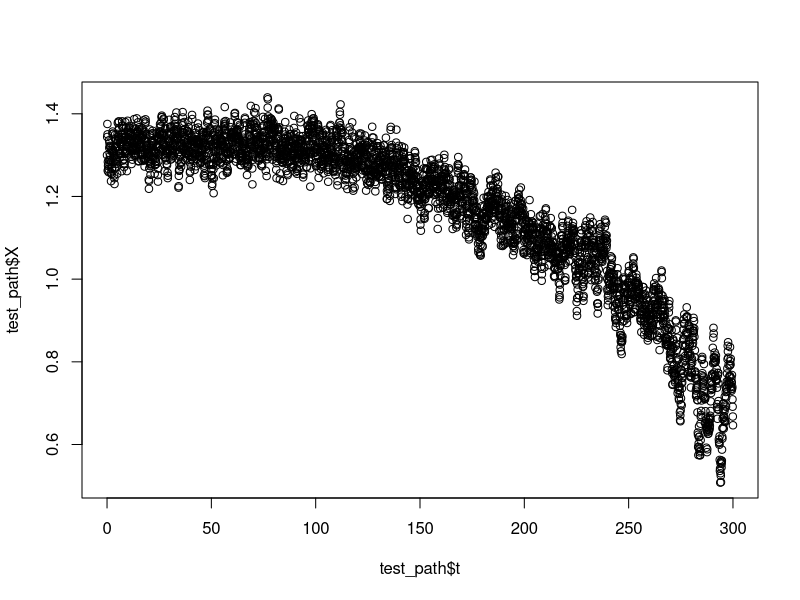

The R script that drew this image: (Note: this script raises an error after producing the figure.)
## ---- chunk 1
beta_4 <- 1
beta_2 <- 1
lambda_0 <- 1
lambda_c <- -0.4
t <- seq(0, 300, by = 1/12)
t_0 <- 100
tau <- 200
t_end <- t_0 + tau
h <- c(rep(0, 1200), seq(from = 0, to = 1, length.out = 2401))
lambda_t <- (1-h)*lambda_0 + h*lambda_c
x_0 <- 1.3
dt <- 1/12
nloop <- 20
sigma <- 0.5
## ---- chunk 2
make_path <- function(x_0 = 1.3, betas = c(1,1), t_0 = 100, t_end = 300, lambda_0 = 1, lambda_c = -0.4, dt = 1/12, nloop = 2, sigma = 0.1){
  #browser()
  delta_t <- dt/nloop
  n_0 <- t_0/dt*nloop
  n_r <- (t_end-t_0)/dt*nloop
  n_total <- n_0 + n_r + 1
  t <- seq(from = 0, to = t_end, length.out = n_total)
  h <- c(rep(0, n_0), seq(from = 0, to = 1, length.out = n_r))
  lambda_t <- (1-h)*lambda_0 + h*lambda_c
  beta_4 <- betas[1]
  beta_2 <- betas[2]
  drift <- function(x, lambda){
    out <- -(beta_4*x^3) + beta_2*x + lambda
    out
  }
  X <- numeric(length = n_total)
  X[1] <- x_0
  dW <- rnorm(n = n_total, mean = 0, sd = 1)
  for (i in (2:n_total)){
    X[i] <- X[i-1] + drift(X[i-1],lambda_t[i-1])*delta_t + dW[i-1]*sigma*sqrt(delta_t)
  }
  out <- data.frame(t, X)
  out <- out[1 + nloop*(0:floor(n_total/nloop)),]
  out
}
test_path <- make_path()
plot(y = test_path$X, x = test_path$t)
## ---- chunk 3
#Define parameters below
#
#
#
t_obs <- 200
nsim <- 5
sim_length <- t_end/dt + 1
sim_data <- matrix(nrow = sim_length, ncol = nsim)
for (i in (1:nsim)){
  path <- make_path()
  sim_data[,i] <- path$X
}
sim_data <- as.data.frame(sim_data)
sim_data$t <- seq(from = 0, to = t_end, by = dt)
## ---- chunk 4
estimates_matrix <- matrix(nrow = nsim, ncol = 4)
colnames(estimates_matrix) <- c("alpha0", "mu0", "sigma2", "tau")
n_0 <- t_0/dt
n_ramp <- (t_obs-t_0)/dt
for (i in (1:nsim)){
  data_tmp <- sim_data[,i]
  data_OU <- data_tmp[1:n_0]
  estimates_OU <- estimate.OU(data = data_OU, delta = dt)
  alpha0_tmp <- unname(coef(estimates_OU)["alpha"])
  mu0_tmp <- unname(coef(estimates_OU)["mu"])
  sigma2_tmp <- unname(coef(estimates_OU)["sigma2"])
  data_ramp <- data_tmp[(n_0 + 1):(n_0 + n_ramp)]
  estimates_ramp <- estimate.tipping(data = data_ramp, delta = dt, initial.values = c(100, 1), alpha0 = alpha0_tmp, mu0 = mu0_tmp, sigma20 = sigma2_tmp, pen = 0.004)
  tau_tmp <- estimates_ramp$par[1]
  estimates_matrix[i,] <- c(alpha0_tmp, mu0_tmp, sigma2_tmp, tau_tmp)
}
estimates_matrix
## ---- chunk 5
for (i in (1:5)){
  plot(sim_data[,i])
}
